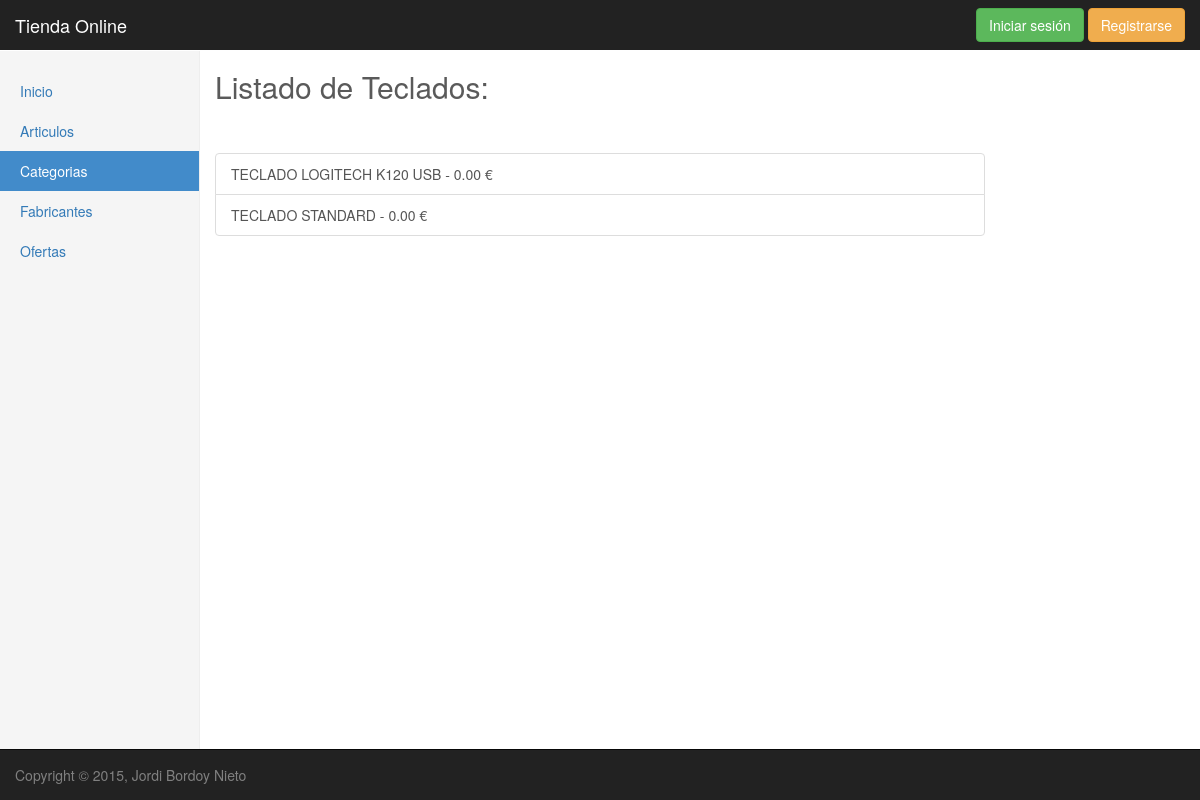
The app's page /articulos/articuloCategoria/2/ with its own data.
### articulos/models.py (models this page shows, shortened)
class Categoria(models.Model):
	nombre = models.CharField(max_length=30, unique = True, default = '')
	imagen = models.ImageField(upload_to='categorias', verbose_name='Imagen', default = '')
	descripcion = models.TextField(blank = True, null = True)
	def __unicode__(self):
		return self.nombre

class Articulo(models.Model):
	nombre = models.CharField(max_length=30, unique = True, null = False, default='')
	descripcion = models.TextField(blank = True, null = True)
	imagen = models.ImageField(upload_to='articulos', verbose_name='Imagen', default = '')
	precio = models.DecimalField(default=0, max_digits=6, decimal_places=2)
	descuento = models.IntegerField(default=0)
	stock = models.IntegerField(default=0)
	categoria = models.ForeignKey(Categoria, related_name='art_cat', default = '')
	fabricante = models.ForeignKey(Fabricante, related_name='art_fab', default = '')

### articulos/views.py (the view)
# urls.py: url(r'^articuloCategoria/(?P<categoria_id>\d+)/$', views.articuloCategoria, name='articuloCategoria'),
def articuloCategoria(request, categoria_id):
	categoria = Categoria.objects.get(pk=categoria_id)
	articulos = Articulo.objects.filter(categoria=categoria)
	articulos=articulos.order_by("nombre")
	context = {'categoria' : categoria, 'articulos' : articulos}
	return render(request, 'articulos/articuloCategoria.html', context)

### articulos/templates/articulos/articuloCategoria.html (shortened to what this page needs)
<!DOCTYPE html>
{% extends "base.html" %}
{% load static %}
{% load staticfiles %}
{% block focoNavLeft %}
<li><a href="/">Inicio <span class="sr-only">(current)</span></a></li>
<li><a href="/articulos/listaArticulos/">Articulos</a></li>
<li class="active"><a href="/articulos/listaCategorias/">Categorias</a></li>
<li><a href="/articulos/listaFabricantes/">Fabricantes</a></li>
<li><a href="#">Ofertas</a></li>
{% endblock %}
{% block content %}
<div class="col-md-8 col-md-offset-2">
    <h2>Listado de {{categoria}}:</h2>
    <br>
    <br>
    <div class="list-group">
        {% for articulo in articulos %}
            <a class="list-group-item" href='/articulos/detalleArticulo/{{articulo.id}}'>{{articulo.nombre}} - {{articulo.precio}} €</a>
        {% endfor %}
    </div>
{% endblock %}

### Tienda/static/css/jumbotron.css (style rules this page uses)
body { padding-top: 50px; padding-bottom: 20px; }

### Tienda/static/css/dashboard.css (style rules this page uses)
body { padding-top: 50px; }
.nav-sidebar > li > a { padding-right: 20px; padding-left: 20px; }
.nav-sidebar > .active > a, .nav-sidebar > .active > a:hover, .nav-sidebar > .active > a:focus { color: #fff; background-color: #428bca; }

### Tienda/static/css/carousel.css (style rules this page uses)
body { padding-bottom: 40px; color: #5a5a5a; }

### records on screen
Categoria: nombre "Teclados"
Articulo: nombre "TECLADO LOGITECH K120 USB", precio "0.00"
Articulo: nombre "TECLADO STANDARD", precio "0.00"
